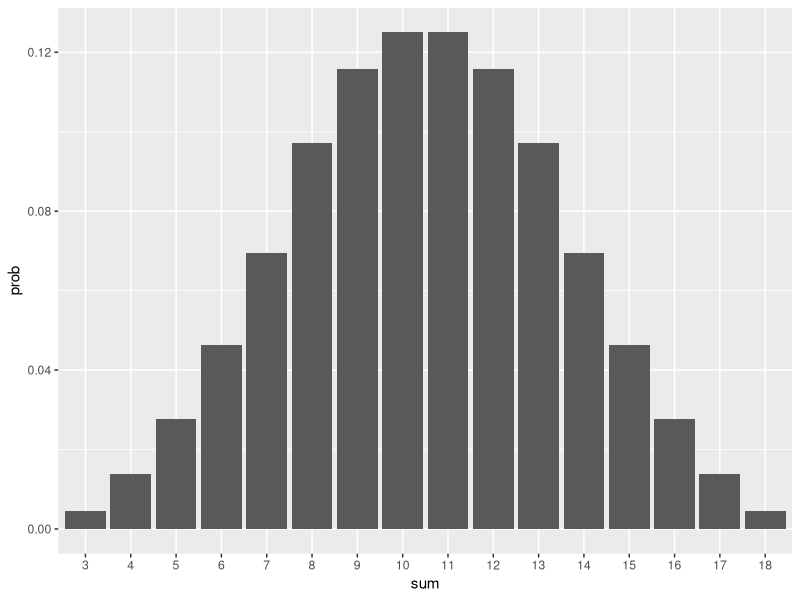
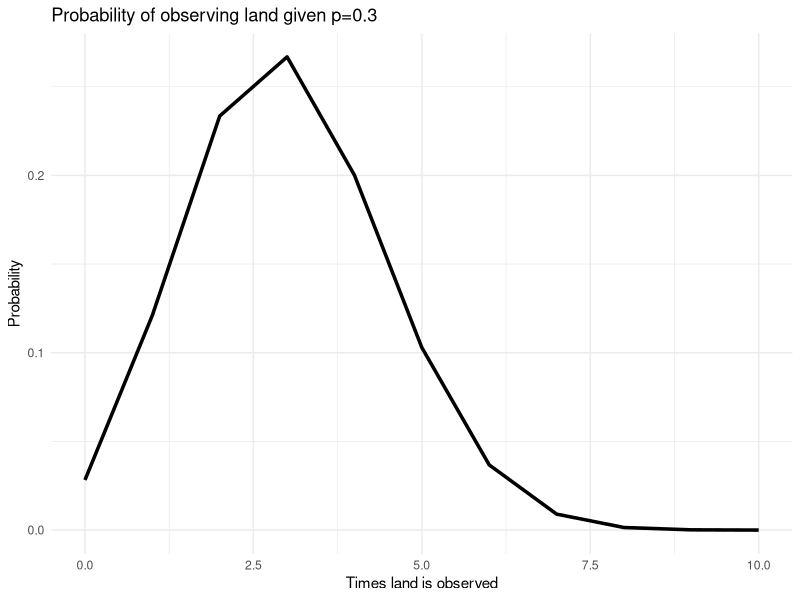
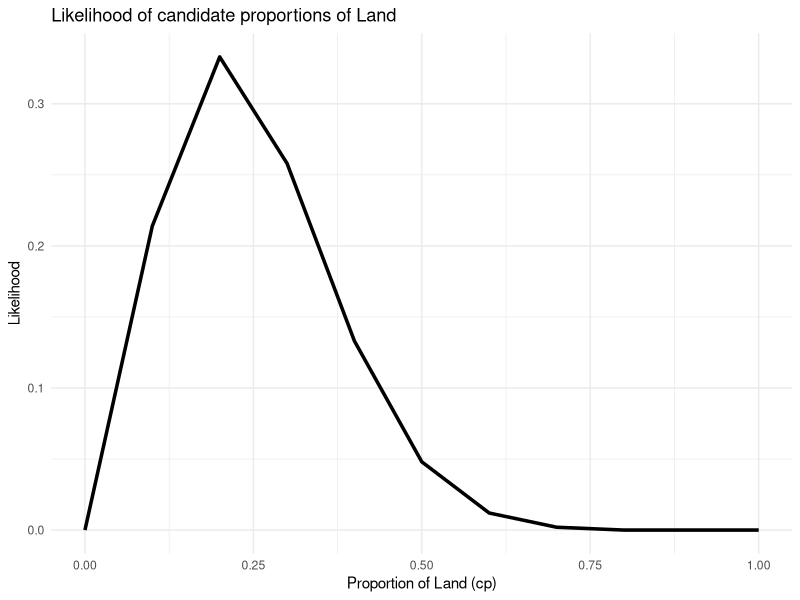

Generate these figures, in order, with R:
## ---- chunk 1
#| include: false
individual <- 'I certify that this assignment represents my own work. I have not used any unauthorized or unacknowledged aids as stated in the preamble, including free or commercial systems or services offered on the internet or text generating systems embedded into software. I did not copy code from someone else nor did I share my code with someone else.' 

collab <- 'I certify that this assignment represents collaborative work by me and my collaborator listed below. I confirm that both contributed equally to this assignment and that we are equally responsible for the entirety of this report that we will receive the same grade on this report. I have not used any unauthorized or unacknowledged aids as stated in the preamble, including free or commercial systems or services offered on the internet or text generating systems embedded into software. I did not copy code nor did I share my code with someone other than my collaborator. I also found no indication for any such misconduct by collaborator.'
## ---- chunk 2
#| include: false
collaboration <- FALSE # FALSE: Individual work; TRUE: Collaboration
## ---- chunk 3
#| include: false
info <-sessionInfo()
time <- Sys.time()
## ---- chunk 4
#| message: false
#| warning: false
# load packages here
library(tidyverse)
library(ggplot2)
library(gtools)
## ---- chunk 5
library(gtools)
perm <- as.data.frame(permutations(6,3, repeats.allowed = TRUE))
print(head(perm, 10))
print(tail(perm, 10))
print(nrow(perm))
## ---- chunk 6
library(ggplot2)
data <- as.data.frame(table(rowSums(perm)))
colnames(data) <- c("sum", "prob")
data$prob <- data$prob/sum(data$prob)
print(data)

ggplot(data, aes(x=sum, y=prob)) + 
  geom_bar(stat = "identity")
## ---- chunk 7
perm$total <- rowSums(perm)
num_1 <- nrow(perm[(perm$total>=12) & (perm$V1==4 | perm$V2==4 | perm$V3==4),])/nrow(perm)
den_1 <- nrow(perm[(perm$V1==4 | perm$V2==4 | perm$V3==4),])/nrow(perm)
num_1/den_1

num_2 <- nrow(perm[(perm$total<=10) & (perm$V1==5 | perm$V2==5 | perm$V3==5),])/nrow(perm)
den_2 <- nrow(perm[(perm$V1==5 | perm$V2==5 | perm$V3==5),])/nrow(perm)
num_2/den_2
## ---- chunk 8
# i is the number of times that land is observed, 
# so 10-i is the number of times water is observed
df <- data.frame(land = 0:10, probs = rep(0,11))
for (i in 0:10){
  df[i+1, 2] <- dbinom(i, size = 10, prob = 0.3) 
}
df

library(ggplot2)
ggplot(df, aes(x = land, y = probs)) +
  geom_line(linewidth = 1.2) +
  labs(title = "Probability of observing land given p=0.3",
       x = "Times land is observed",
       y = "Probability") +
  theme_minimal()

## ---- chunk 9
# Es como la que esta en session_05 compute_post, da exactamente igual
counter_prob_1 <- function(data, cp){
  L <- sum(data == "L")
  W <- sum(data == "W")
  probs <- (cp)^L * ((1 - cp))^W
  probs <- probs/sum(probs)
  data.frame(cp, probs)
}

data <- c(rep("W", 8), "L","L")
cp_seq <- seq(0, 1, 0.1)
results <- counter_prob_1(data, cp = cp_seq)
results$probs <- round(results$probs, 3)

df_1 <- data.frame(cp = seq(0, 1, 0.1), probs = rep(0,11))
count <- 1
for (i in seq(0, 1, 0.1)){
  df_1[count,2] <- dbinom(2, size = 10, prob = i) 
  count <- count+1
}
df_1$probs <- df_1$probs / sum(df_1$probs)
df_1$probs <- round(df_1$probs, 3)
df_1


library(ggplot2)
library(tidyr)

ggplot(results, aes(x = cp, y = probs)) +
  geom_line(size = 1.2) +
  labs(title = "Likelihood of candidate proportions of Land",
       x = "Proportion of Land (cp)",
       y = "Likelihood") +
  theme_minimal()
## ---- chunk 10
cp_seq <- seq(0, 1, 0.1)
land <- c(0:10)
df_2 <- data.frame(matrix(0, nrow=length(land), ncol=length(cp_seq)+1))
colnames(df_2) <- c("land", as.character(cp_seq))
df_2$land <- land

for (i in land){
  for (j in cp_seq){
    df_2[i+1,as.character(j)] <- dbinom(i, size = 10, prob = j) 
  }
}
